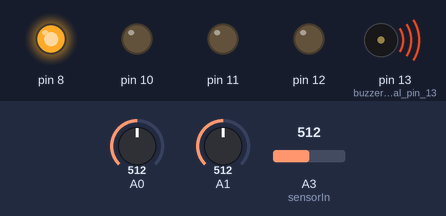
Recording of a sketch running on a simulated Arduino Uno, built with avr-gcc and run on an emulated ATmega328P. Parts: output pins drawn as LEDs (lit = HIGH), buzzer (waves = sounding, pin HIGH). The test bench sets the inputs (shaded band); at power-on: A0 = 512, A1 = 512, A3 (sensorIn) = 512. What the sketch prints to the serial monitor is not drawn.

Above: at 26.2 s.
At 28.7 s:
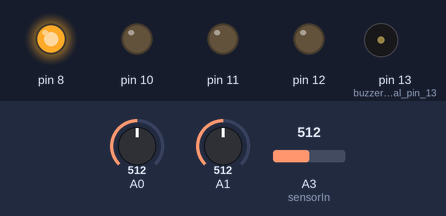
Timing chart, 0 to 31.5 s (numbered marks = the images above):
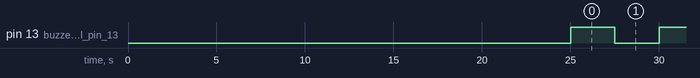

Measured:
- by itself, pin 13 (buzzer_at_digital_pin_13): alternates HIGH for 2.5 s and LOW for 2.5 s

The sketch:

final.ino
```cpp
unsigned long prevTime = millis();
const int sensorIn = A3;
int mVperAmp = 185; // use 185 for 5A, 100 for 20A Module and 66 for 30A Module
double Voltage = 0;
double VRMS = 0;
double AmpsRMS = 0;
int buzzst = 0; // buzzzer intitial state
const int current = A3;
const float max_current = 5.0;
// lowest and highest sensor readings:
const int sensorMin = 0;           //  sensor minimum
const int sensorMax = 1024;        // sensor maximum
#define MQ_PIN (0)                 // define which  analog input channel you are going to use
#define RL_VALUE (5)               // define the load resistance on the board, in kilo ohms
#define RO_CLEAN_AIR_FACTOR (9.83) // RO_CLEAR_AIR_FACTOR=(Sensor resistance in clean air)/RO,
                                   // which is derived from the  chart in datasheet

/**********************Software Related Macros***********************************/
#define CALIBARAION_SAMPLE_TIMES (50)     // define how many samples you are  going to take in the calibration phase
#define CALIBRATION_SAMPLE_INTERVAL (500) // define the time interal(in milisecond) between each samples in the
                                          // cablibration phase
#define READ_SAMPLE_INTERVAL (50)         // define how many samples you are  going to take in normal operation
#define READ_SAMPLE_TIMES (5)             // define the time interal(in milisecond) between each samples in

const int rs = 12, en = 11, d4 = 5, d5 = 4, d6 = 3, d7 = 2;
/*********************Application Related Macros*********************************/
#define GAS_LPG (0)
#define GAS_CO (1)
#define GAS_SMOKE (2)

/****************************Globals**********************************************/
float LPGCurve[3] = {2.3, 0.21, -0.47};   // two points are taken from the curve.
                                          // with these two points,  a line is formed which is "approximately equivalent"
                                          // to  the original curve.
                                          // data  format:{ x, y, slope}; point1: (lg200, 0.21), point2: (lg10000, -0.59)
float COCurve[3] = {2.3, 0.72, -0.34};    // two points are taken from the curve.
                                          // with these two points,  a line is formed which is "approximately equivalent"
                                          // to  the original curve.
                                          // data  format:{ x, y, slope}; point1: (lg200, 0.72), point2: (lg10000,  0.15)
float SmokeCurve[3] = {2.3, 0.53, -0.44}; // two points are taken from the curve.
                                          // with these two points,  a line is formed which is "approximately equivalent"
                                          // to  the original curve.
                                          // data  format:{ x, y, slope}; point1: (lg200, 0.53), point2: (lg10000,  -0.22)
float Ro = 10;                            // Ro is initialized to 10 kilo ohms

void setup()
{
  // initialize serial communication @ 9600 baud:
  Serial.begin(9600);

  pinMode(13, OUTPUT); // buzzer at digital pin 13
  pinMode(A3, INPUT);
  pinMode(12, OUTPUT);
  pinMode(10, OUTPUT);
  pinMode(11, OUTPUT);
  digitalWrite(12, LOW);
  digitalWrite(11, LOW);
  digitalWrite(10, LOW);
  Serial.print("Calibrating...\
");
  Ro = MQCalibration(MQ_PIN); // Calibrating the sensor. Please  make sure the sensor is in clean air                                                   //when  you perform the calibration
  Serial.print("Calibration  is done...\
");
  Serial.print("Ro=");
  Serial.print(Ro);
  Serial.print("kohm");
  Serial.print("\
");
pinMode(8, OUTPUT);
digitalWrite(8, HIGH);


}
void loop()
{
  unsigned long current_Time = millis();
    if (Serial.available() >= 1) {
    char a = Serial.read();
    if (a == '1') {
      digitalWrite(12, LOW);
    }
    if (a == '0') {
      digitalWrite(12, HIGH);
    }
    if (a == '2') {
      digitalWrite(11, HIGH);
    }
    if (a == '3') {
      digitalWrite(11, LOW);
    }
    if (a == '4') {
      digitalWrite(10, HIGH);
    }
    if (a == '5') {
      digitalWrite(10, LOW);
    }
  }
  // read the sensor on analog A0:
  int sensorReading = analogRead(A1);
  // map the sensor range (four options):
  // ex: 'long  int map(long int, long int, long int, long int, long int)'
  int range = map(sensorReading, sensorMin, sensorMax, 0, 3);
  if (current_Time - prevTime > 5000 && buzzst == 1 && range == 2)
  {
    buzzst = 0;
    digitalWrite(13, buzzst);
  }
  // serial com for esp8266
  if (range == 0 or range == 1)
  {

    Serial.print('!');
  };

  // range value:
  switch (range)
  {
  case 0: // A fire closer than 1.5 feet away.
    Serial.println("** Close  Fire **");
    bz200(current_Time, prevTime);
    break;
  case 1: // A fire between 1-3 feet away.
    Serial.println("**  Distant Fire **");
    bz1000(current_Time, prevTime);
    break;
  case 2: // No fire detected.
    Serial.println("No  Fire");
    break;
  }
  if (current_Time - prevTime > 1)
  {
    Serial.print("LPG:");
    Serial.print(MQGetGasPercentage(MQRead(MQ_PIN) / Ro, GAS_LPG));
    Serial.print("ppm");
    Serial.print("    ");
    Serial.print("CO:");
    Serial.print(MQGetGasPercentage(MQRead(MQ_PIN) / Ro, GAS_CO));
    Serial.print("ppm");
    Serial.print("    ");
    Serial.print("SMOKE:");
    Serial.print(MQGetGasPercentage(MQRead(MQ_PIN) / Ro, GAS_SMOKE));
    Serial.print("ppm");
    Serial.print("\n");
    Serial.print("\n");
  }
  if ((MQGetGasPercentage(MQRead(MQ_PIN) / Ro, GAS_LPG) or MQGetGasPercentage(MQRead(MQ_PIN) / Ro, GAS_CO) or MQGetGasPercentage(MQRead(MQ_PIN) / Ro, GAS_SMOKE)) >= 1)
  {
    bz200(current_Time, prevTime);
    Serial.print('@');
  }
     Voltage = getVPP();
 VRMS = (Voltage/2.0) *0.707; // sq root
 AmpsRMS = (VRMS * 1000)/mVperAmp;
 float Wattage = (220*AmpsRMS)-45.06; //Observed 18-20 Watt when no load was connected, so substracting offset value to get real consumption.
 Serial.print(AmpsRMS);
 Serial.println(" Amps RMS ");
 Serial.print(Wattage);
 Serial.println(" Watt ");
 if (current_Time - prevTime >= 5000)
 {
  if (Wattage >= 35)
  {
    digitalWrite(12, HIGH);
    digitalWrite(11, HIGH);
    digitalWrite(10, HIGH);
  }

 }

}
float MQResistanceCalculation(int raw_adc)
{
  return (((float)RL_VALUE * (1023 - raw_adc) / raw_adc));
}
float MQCalibration(int mq_pin)
{
  int i;
  float val = 0;

  for (i = 0; i < CALIBARAION_SAMPLE_TIMES; i++)
  { // take multiple samples
    val += MQResistanceCalculation(analogRead(mq_pin));
    delay(CALIBRATION_SAMPLE_INTERVAL);
  }
  val = val / CALIBARAION_SAMPLE_TIMES; // calculate the average  value

  val = val / RO_CLEAN_AIR_FACTOR; // divided  by RO_CLEAN_AIR_FACTOR yields the Ro
                                   // according  to the chart in the datasheet

  return val;
}
float MQRead(int mq_pin)
{
  int i;
  float rs = 0;

  for (i = 0; i < READ_SAMPLE_TIMES; i++)
  {
    rs += MQResistanceCalculation(analogRead(mq_pin));
    delay(READ_SAMPLE_INTERVAL);
  }

  rs = rs / READ_SAMPLE_TIMES;

  return rs;
}
int MQGetGasPercentage(float rs_ro_ratio, int gas_id)
{
  if (gas_id == GAS_LPG)
  {
    return MQGetPercentage(rs_ro_ratio, LPGCurve);
  }
  else if (gas_id == GAS_CO)
  {
    return MQGetPercentage(rs_ro_ratio, COCurve);
  }
  else if (gas_id == GAS_SMOKE)
  {
    return MQGetPercentage(rs_ro_ratio, SmokeCurve);
  }

  return 0;
}
int MQGetPercentage(float rs_ro_ratio, float *pcurve)
{
  return (pow(10, (((log(rs_ro_ratio) - pcurve[1]) / pcurve[2]) + pcurve[0])));
}
void bz200(long ctime, long ptime)
{
  if (ctime - ptime > 200)
  {
    buzzst = !buzzst;
    digitalWrite(13, buzzst);
  }
}
void bz1000(long ctime, long ptime)
{
  if (ctime - ptime > 1000)
  {
    buzzst = !buzzst;
    digitalWrite(13, buzzst);
  }
}
float getVPP()
{
  float result;

  int readValue;             //value read from the sensor
  int maxValue = 0;          // store max value here
  int minValue = 1024;          // store min value here

   uint32_t start_time = millis();

   while((millis()-start_time) < 1000) //sample for 1 Sec
   {
       readValue = analogRead(sensorIn);
       // see if you have a new maxValue
       if (readValue > maxValue)
       {
           /*record the maximum sensor value*/
           maxValue = readValue;
       }
       if (readValue < minValue)
       {
           /*record the maximum sensor value*/
           minValue = readValue;
       }
    }

   // Subtract min from max
   result = ((maxValue - minValue) * 5)/1024.0;

   return result;
 }
```
